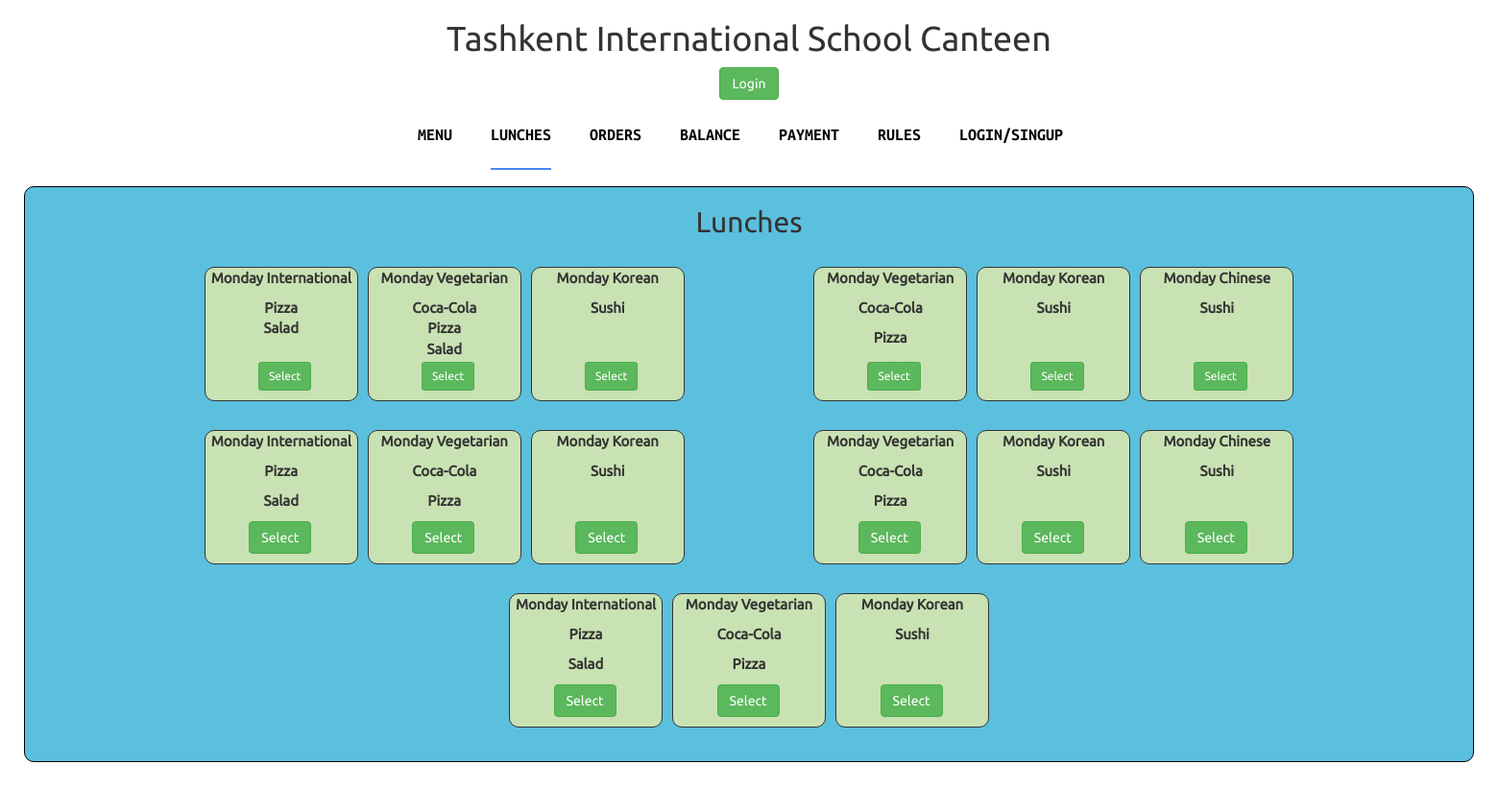
Screenshot of /lunches with the database file from the repository.
### main/models.py (models this page shows, shortened)
class WeekDay(models.Model):
    weekday = models.CharField(max_length=255, choices=WEEK_DAYS, unique=True)
    lunch = models.ManyToManyField(Lunch, related_name="weekday", blank=True)

class Lunch(models.Model):
    name = models.CharField(max_length=255, blank=False, null=False)
    def __str__(self):
        return f"{self.name}"

class MenuItem(models.Model):
    lunch = models.ManyToManyField(Lunch, related_name="menuitem")
    title = models.CharField(max_length=255, blank=False, null=False)
    price = models.DecimalField(max_digits=1000, decimal_places=2)
    def __str__(self):
        return f"{self.title}"

### main/views.py (the view)
def lunches(request):
    weekdays = WeekDay.objects.prefetch_related("lunch").all()
    monday = weekdays.get(weekday="Monday")
    tuesday = weekdays.get(weekday="Tuesday")
    wednesday = weekdays.get(weekday="Wednesday")
    thursday = weekdays.get(weekday="Thursday")
    friday = weekdays.get(weekday="Friday")
    return render(request, "lunches.html", {
        "monday": monday,
        "tuesday": tuesday,
        "wednesday": wednesday,
        "thursday": thursday,
        "friday": friday,
    })

### templates/lunches.html
{% extends "main.html" %}
{% block content %}
    <h2>Lunches</h2>
     <div class="row">
        <div class="block-wrapper">
            {% for lunch in monday.lunch.all %}
                <div class="block-item">
                    <p class="title">{{ monday.weekday }} {{ lunch }}</p>
                    {% for item in lunch.menuitem.all %}
                        <p style="margin: 0;">{{ item }}</p>
                    {% endfor %}
                    <a href="{% url "main:add-launch" monday.id lunch.id %}"><button class="button btn btn-success btn-sm">Select</button></a>
                </div>
            {% endfor %}
        </div>
        <div class="block-wrapper">
            {% for lunch in tuesday.lunch.all %}
                <div class="block-item">
                    <p class="title">{{ monday.weekday }} {{ lunch }}</p>
                    {% for item in lunch.menuitem.all %}
                        <p>{{ item }}</p>
                    {% endfor %}
                    <a href="{% url "main:add-launch" tuesday.id lunch.id %}"><button class="button btn btn-success btn-sm">Select</button></a>
                </div>
            {% endfor %}
        </div>
    </div>
    <div class="row">
        <div class="block-wrapper">
            {% for lunch in wednesday.lunch.all %}
                <div class="block-item">
                    <p class="title">{{ monday.weekday }} {{ lunch }}</p>
                    {% for item in lunch.menuitem.all %}
                        <p>{{ item }}</p>
                    {% endfor %}
                    <a href="{% url "main:add-launch" wednesday.id lunch.id %}"><button class="button btn btn-success">Select</button></a>
                </div>
            {% endfor %}
        </div>
        <div class="block-wrapper">
            {% for lunch in thursday.lunch.all %}
                <div class="block-item">
                    <p class="title">{{ monday.weekday }} {{ lunch }}</p>
                    {% for item in lunch.menuitem.all %}
                        <p>{{ item }}</p>
                    {% endfor %}
                    <a href="{% url "main:add-launch" thursday.id lunch.id %}"><button class="button btn btn-success">Select</button></a>
                </div>
            {% endfor %}
        </div>
    </div>
    <div class="row">
        <div class="block-wrapper">
            {% for lunch in friday.lunch.all %}
                <div class="block-item">
                    <p class="title">{{ monday.weekday }} {{ lunch }}</p>
                    {% for item in lunch.menuitem.all %}
                        <p>{{ item }}</p>
                    {% endfor %}
                    <a href="{% url "main:add-launch" friday.id lunch.id %}"><button class="button btn btn-success">Select</button></a>
                </div>
            {% endfor %}
        </div>
    </div>
{% endblock %}

### static/css/main.css (style rules this page uses)
html { margin: 0; padding: 0; }
body { text-align: center; margin: 0; padding: 0; }
.row { margin-top: 30px; display: flex; justify-content: space-around; }
.row .block-wrapper { display: flex; justify-content: space-between; width: 500px; }
.row .block-wrapper .block-item { border: 1px solid; border-radius: 10px; width: 160px; height: 140px; position: relative; background-color: #c9e2b3; }
.block-item p { font-weight: bold; font-size: 15px; }
.button { position: absolute; bottom: 10px; right: 30%; }
.title { font-size: 15px; }

### static/css/style.css (style rules this page uses)
body { font-family: 'Ubuntu-R'; }

### rows the page displays
Lunch: name "International"
WeekDay: weekday "Monday"
MenuItem: title "Pizza"
MenuItem: title "Salad"
Lunch: name "Vegetarian"
MenuItem: title "Coca-Cola"
Lunch: name "Korean"
MenuItem: title "Sushi"
Lunch: name "Chinese"
